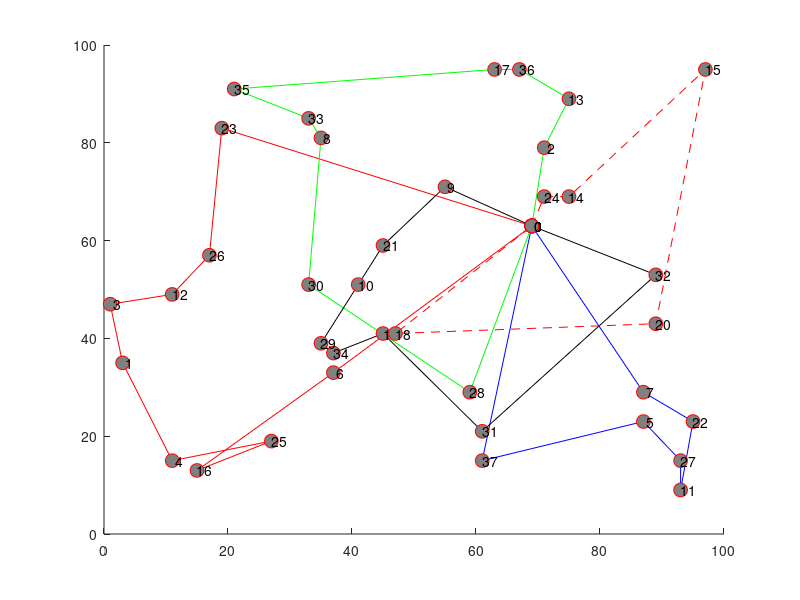

This chart was generated by the following MATLAB code: (Note: this script raises an error after producing the figure.)
hold on;
plot([ 69; 37; 15; 27; 11;  3;  1; 11; 17; 19; 69], [ 63; 33; 13; 19; 15; 35; 47; 49; 57; 83; 63], '-ro', 'MarkerSize', 10, 'MarkerEdgeColor', 'r', 'MarkerFaceColor', [0.5,0.5,0.5]);
text([ 69; 37; 15; 27; 11;  3;  1; 11; 17; 19; 69], [ 63; 33; 13; 19; 15; 35; 47; 49; 57; 83; 63], num2str([   0;   6;  16;  25;   4;   1;   3;  12;  26;  23;   0]));
plot([ 69; 71; 75; 67; 63; 21; 33; 35; 33; 59; 69], [ 63; 79; 89; 95; 95; 91; 85; 81; 51; 29; 63], '-go', 'MarkerSize', 10, 'MarkerEdgeColor', 'r', 'MarkerFaceColor', [0.5,0.5,0.5]);
text([ 69; 71; 75; 67; 63; 21; 33; 35; 33; 59; 69], [ 63; 79; 89; 95; 95; 91; 85; 81; 51; 29; 63], num2str([   0;   2;  13;  36;  17;  35;  33;   8;  30;  28;   0]));
plot([ 69; 61; 87; 93; 93; 95; 87; 69], [ 63; 15; 23; 15;  9; 23; 29; 63], '-bo', 'MarkerSize', 10, 'MarkerEdgeColor', 'r', 'MarkerFaceColor', [0.5,0.5,0.5]);
text([ 69; 61; 87; 93; 93; 95; 87; 69], [ 63; 15; 23; 15;  9; 23; 29; 63], num2str([   0;  37;   5;  27;  11;  22;   7;   0]));
plot([ 69; 55; 45; 41; 35; 37; 45; 61; 89; 69], [ 63; 71; 59; 51; 39; 37; 41; 21; 53; 63], '-ko', 'MarkerSize', 10, 'MarkerEdgeColor', 'r', 'MarkerFaceColor', [0.5,0.5,0.5]);
text([ 69; 55; 45; 41; 35; 37; 45; 61; 89; 69], [ 63; 71; 59; 51; 39; 37; 41; 21; 53; 63], num2str([   0;   9;  21;  10;  29;  34;  19;  31;  32;   0]));
plot([ 69; 71; 75; 97; 89; 47; 69], [ 63; 69; 69; 95; 43; 41; 63], '--ro', 'MarkerSize', 10, 'MarkerEdgeColor', 'r', 'MarkerFaceColor', [0.5,0.5,0.5]);
text([ 69; 71; 75; 97; 89; 47; 69], [ 63; 69; 69; 95; 43; 41; 63], num2str([   0;  24;  14;  15;  20;  18;   0]));
legend('Route 1','Route 2','Route 3','Route 4','Route 5',0);
xlabel('x');
ylabel('y');
